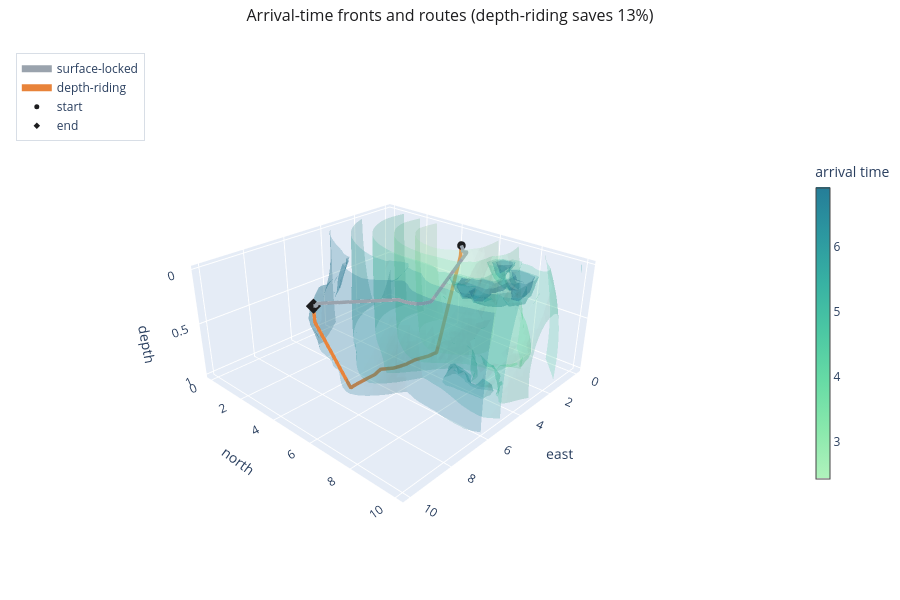

The code cell stored with this chart in its notebook:
### Code cell
# Interactive 3-D: arrival-time isosurfaces + the two routes.
axx = np.linspace(EXTENT[0], EXTENT[1], shape[0])
axy = np.linspace(EXTENT[2], EXTENT[3], shape[1])
axz = np.linspace(EXTENT[4], EXTENT[5], shape[2])
GX, GY, GZ = np.meshgrid(axx, axy, axz, indexing="ij")

fig = go.Figure()
fig.add_trace(go.Isosurface(
    x=GX.flatten(), y=GY.flatten(), z=GZ.flatten(), value=T.flatten(),
    isomin=float(np.quantile(T, 0.08)), isomax=float(np.quantile(T, 0.6)),
    surface_count=5, opacity=0.25, colorscale="Tealgrn", showscale=True,
    caps=dict(x_show=False, y_show=False, z_show=False),
    colorbar=dict(title="arrival time", thickness=14, len=0.6)))

for path, color, name in [(surf.path, PALETTE["muted"], "surface-locked"),
                          (deep.path, PALETTE["accent"], "depth-riding")]:
    p = np.array(path)
    fig.add_trace(go.Scatter3d(x=p[:, 0], y=p[:, 1], z=p[:, 2], mode="lines",
                               line=dict(color=color, width=7), name=name))
for pt, lbl, sym in [(START, "start", "circle"), (END, "end", "diamond")]:
    pt = np.array(pt)
    fig.add_trace(go.Scatter3d(x=[pt[0]], y=[pt[1]], z=[pt[2]], mode="markers",
                               marker=dict(size=5, color=PALETTE["ink"], symbol=sym),
                               name=lbl))
ocean_layout(fig, f"Arrival-time fronts and routes (depth-riding saves {100 * saved:.0f}%)",
             height=600)
fig.show()

### Figure 1 — Plotly figure (JSON) as saved in the notebook; plotly's stock layout.template omitted (floating-point values rounded to 4 significant figures; data arrays with more than 128 entries replaced by an {"elided": "..."} marker saying what was removed)
{"data": [{"caps": {"x": {"show": false}, "y": {"show": false}, "z": {"show": false}}, "colorbar": {"len": 0.6, "thickness": 14, "title": {"text": "arrival time"}}, "colorscale": [[0.0, "rgb(176, 242, 188)"], [0.1667, "rgb(137, 232, 172)"], [0.3333, "rgb(103, 219, 165)"], [0.5, "rgb(76, 200, 163)"], [0.6667, "rgb(56, 178, 163)"], [0.8333, "rgb(44, 152, 160)"], [1.0, "rgb(37, 125, 152)"]], "isomax": 6.912, "isomin": 2.428, "opacity": 0.25, "showscale": true, "surface": {"count": 5}, "type": "isosurface", "value": {"elided": "22400 float values"}, "x": {"elided": "22400 float values"}, "y": {"elided": "22400 float values"}, "z": {"elided": "22400 float values"}}, {"line": {"color": "#9aa3ad", "width": 7}, "mode": "lines", "name": "surface-locked", "type": "scatter3d", "x": [1.0, 1.076, 1.093, 1.114, 1.111, 1.112, 1.13, 1.124, 1.121, 1.108, 1.113, 1.106, 1.107, 5.725, 5.795, 5.984, 6.207, 6.387, 6.439, 6.659, 6.713, 6.738, 6.759, 6.786, 6.811, 8.961, 8.971, 8.989, 9.0], "y": [5.0, 5.1, 5.123, 5.157, 5.175, 5.228, 5.234, 5.309, 5.315, 5.353, 5.369, 5.372, 5.378, 7.398, 7.358, 7.277, 7.169, 7.073, 7.045, 6.924, 6.892, 6.881, 6.872, 6.851, 6.849, 5.147, 5.13, 5.052, 5.0], "z": [0.05, 0.0617, 0.05897, 0.06633, 0.09875, 0.08017, 0.09444, 0.09273, 0.08974, 0.08677, 0.08699, 0.09284, 0.09176, 0.09116, 0.09423, 0.09602, 0.08955, 0.07804, 0.07379, 0.05157, 0.04501, 0.04195, 0.03914, 0.03646, 0.03258, 0.02177, 0.04472, 0.04595, 0.05]}, {"line": {"color": "#e8833a", "width": 7}, "mode": "lines", "name": "depth-riding", "type": "scatter3d", "x": [1.0, 1.003, 1.006, 2.715, 2.743, 2.792, 2.834, 2.95, 3.192, 3.479, 3.867, 4.194, 4.309, 4.459, 4.644, 4.903, 5.507, 5.806, 6.161, 6.333, 6.502, 6.665, 6.832, 6.891, 7.061, 7.087, 9.011, 9.006, 9.0], "y": [5.0, 4.991, 4.985, 5.256, 5.255, 5.253, 5.25, 5.242, 5.215, 5.17, 5.088, 5.008, 4.978, 4.939, 4.89, 4.824, 4.692, 4.645, 4.607, 4.597, 4.59, 4.594, 4.603, 4.601, 4.617, 4.619, 5.046, 5.025, 5.0], "z": [0.05, 0.1076, 0.1553, 0.9997, 0.9984, 0.9963, 0.9947, 0.9935, 0.9953, 0.9878, 0.9814, 0.9921, 0.9975, 0.9974, 0.9979, 0.9954, 0.9609, 0.9922, 0.9968, 0.9989, 1.0, 0.9987, 0.9985, 0.9988, 1.0, 1.0, 0.1807, 0.12, 0.05]}, {"marker": {"color": "#1d1d1f", "size": 5, "symbol": "circle"}, "mode": "markers", "name": "start", "type": "scatter3d", "x": [1.0], "y": [5.0], "z": [0.05]}, {"marker": {"color": "#1d1d1f", "size": 5, "symbol": "diamond"}, "mode": "markers", "name": "end", "type": "scatter3d", "x": [9.0], "y": [5.0], "z": [0.05]}], "layout": {"height": 600, "legend": {"bgcolor": "rgba(255,255,255,0.6)", "bordercolor": "#d8dee6", "borderwidth": 1, "x": 0.02, "y": 0.98}, "margin": {"b": 0, "l": 0, "r": 0, "t": 42}, "paper_bgcolor": "white", "scene": {"aspectmode": "manual", "aspectratio": {"x": 1, "y": 1, "z": 0.45}, "camera": {"eye": {"x": 1.6, "y": 1.5, "z": 1.1}}, "xaxis": {"showspikes": false, "title": {"text": "east"}}, "yaxis": {"showspikes": false, "title": {"text": "north"}}, "zaxis": {"autorange": "reversed", "showspikes": false, "title": {"text": "depth"}}}, "title": {"font": {"color": "#1d1d1f", "size": 16}, "text": "Arrival-time fronts and routes (depth-riding saves 13%)", "x": 0.5, "xanchor": "center"}}}
